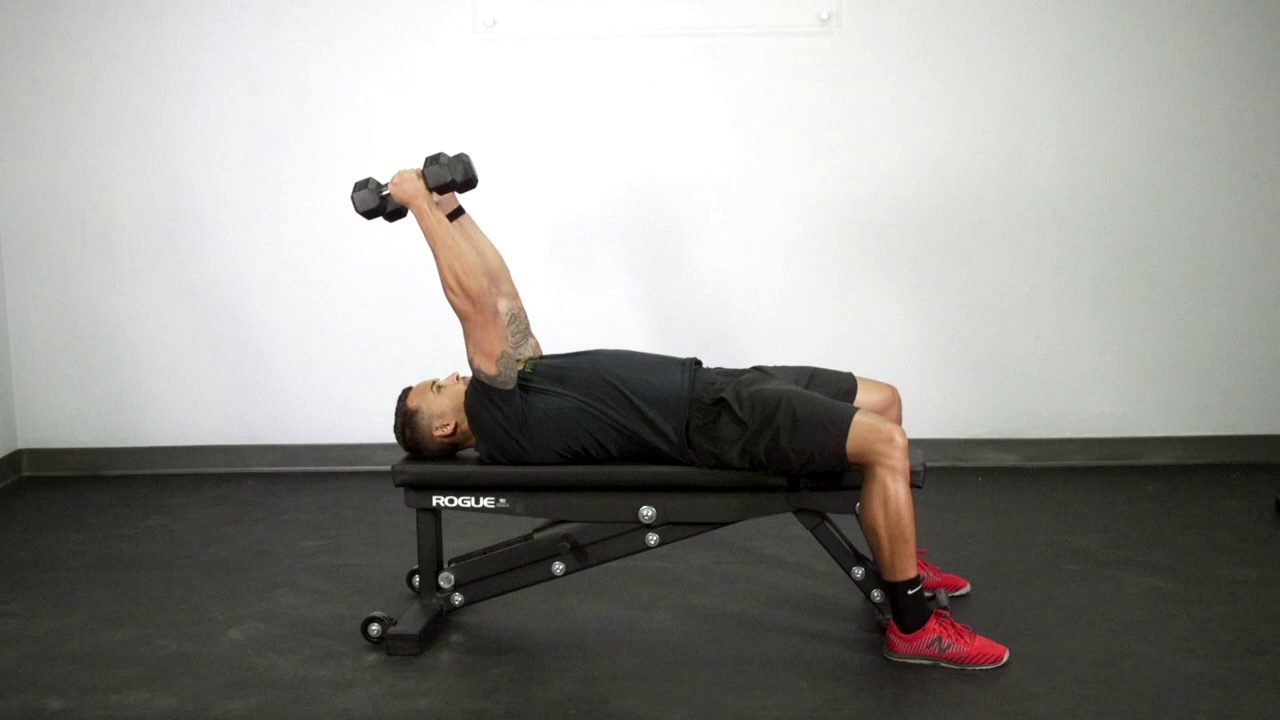
#> input picture output_frames_folder/frame_0.jpg, 1280 x 720 px
$ jupyter execute --allow-errors Untitled.ipynb
#> lines starting #> are read from the running program, lines starting #| are printed output that depends on the picture
[cell 1]
import json

def load_annotations(annotation_file):
    with open(annotation_file, 'r') as file:
        annotations = json.load(file)
    return annotations

# Example usage
#> (the rest of this cell did not finish here and is left out)

[cell 2]
import cv2
import os

def extract_frames_with_annotations(video_path, annotation_file, output_folder, frame_rate=1):
    # Load annotations
    annotations = load_annotations(annotation_file)

    os.makedirs(output_folder, exist_ok=True)
    video_capture = cv2.VideoCapture(video_path)
    count = 0
    success, image = video_capture.read()
    annotation_index = 0

    while success:
        if count % frame_rate == 0:
            frame_filename = os.path.join(output_folder, f"frame_{count}.jpg")
            cv2.imwrite(frame_filename, image)

            # Check if there is an annotation for this frame
            if annotation_index < len(annotations["annotations"]) and annotations["annotations"][annotation_index]["frame"] == count:
                annotation = annotations["annotations"][annotation_index]
                annotation_index += 1
                # Process the annotation (e.g., save bounding box information)
                bbox = annotation["bbox"]
                label = annotation["label"]
                # Here, you can save or process the annotation as needed

        success, image = video_capture.read()
        count += 1

    video_capture.release()

# Example usage
#> (the rest of this cell did not finish here and is left out)

[cell 3]
from PIL import Image
import numpy as np

def preprocess_image(image_path, output_size=(224, 224)):
#> called with image_path = 'output_frames_folder/frame_0.jpg', output_size = (224, 224)
    image = Image.open(image_path)
#> image is the input picture: PIL image 1280x720 RGB; mean R, G, B 149.4, 148.6, 144.4
    image = image.resize(output_size)
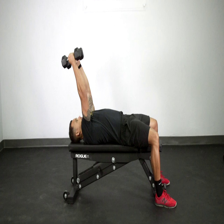
#> image: PIL image 224x224 RGB; mean R, G, B 149.4, 148.5, 144.4
    image_array = np.array(image) / 255.0  # Normalizing to [0, 1] range
    return image_array

# Example usage
processed_image = preprocess_image('output_frames_folder/frame_0.jpg')
